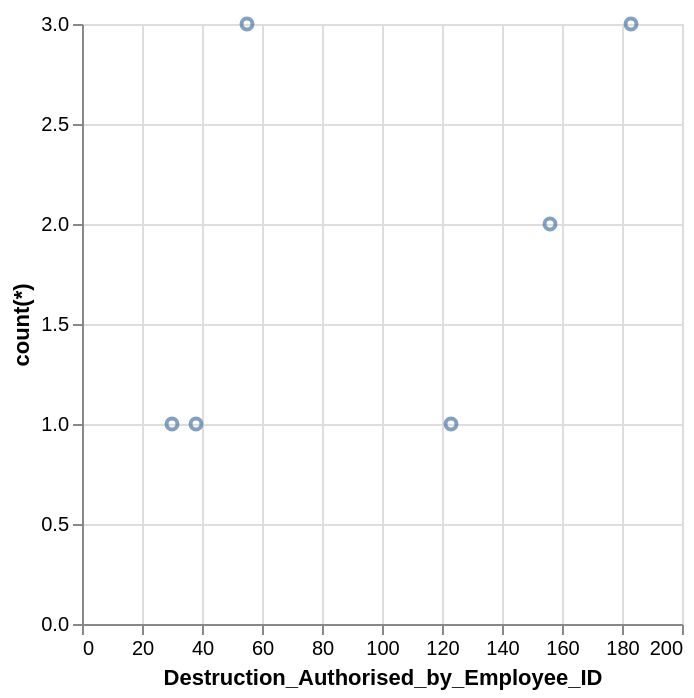

This figure's Vega-Lite source:
### Vega-Lite specification from a JSON file in a GitHub repository (floating-point values rounded to 4 significant figures)
{"data": {"values": [{"x_data": 30, "y_data": 1}, {"x_data": 38, "y_data": 1}, {"x_data": 55, "y_data": 3}, {"x_data": 123, "y_data": 1}, {"x_data": 156, "y_data": 2}, {"x_data": 183, "y_data": 3}]}, "mark": "point", "encoding": {"x": {"field": "x_data", "type": "quantitative", "title": "Destruction_Authorised_by_Employee_ID"}, "y": {"field": "y_data", "type": "quantitative", "title": "count(*)"}}}
